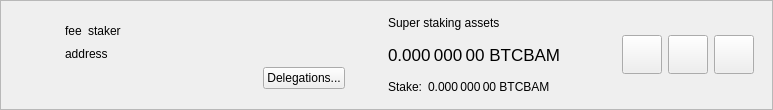
<?xml version="1.0" encoding="UTF-8"?>
<ui version="4.0">
 <class>SuperStakerItemWidget</class>
 <widget class="QWidget" name="SuperStakerItemWidget">
  <property name="geometry">
   <rect>
    <x>0</x>
    <y>0</y>
    <width>773</width>
    <height>110</height>
   </rect>
  </property>
  <property name="sizePolicy">
   <sizepolicy hsizetype="Preferred" vsizetype="Maximum">
    <horstretch>0</horstretch>
    <verstretch>0</verstretch>
   </sizepolicy>
  </property>
  <property name="windowTitle">
   <string>Form</string>
  </property>
  <layout class="QVBoxLayout" name="verticalLayout_2">
   <property name="spacing">
    <number>0</number>
   </property>
   <property name="leftMargin">
    <number>0</number>
   </property>
   <property name="topMargin">
    <number>0</number>
   </property>
   <property name="rightMargin">
    <number>0</number>
   </property>
   <property name="bottomMargin">
    <number>0</number>
   </property>
   <item>
    <widget class="QFrame" name="superStakerItemFrame">
     <property name="frameShape">
      <enum>QFrame::StyledPanel</enum>
     </property>
     <property name="frameShadow">
      <enum>QFrame::Raised</enum>
     </property>
     <layout class="QHBoxLayout" name="horizontalLayout">
      <property name="topMargin">
       <number>0</number>
      </property>
      <property name="bottomMargin">
       <number>0</number>
      </property>
      <item>
       <widget class="QLabel" name="superStakerLogo">
        <property name="sizePolicy">
         <sizepolicy hsizetype="Fixed" vsizetype="Fixed">
          <horstretch>0</horstretch>
          <verstretch>0</verstretch>
         </sizepolicy>
        </property>
        <property name="minimumSize">
         <size>
          <width>40</width>
          <height>40</height>
         </size>
        </property>
        <property name="alignment">
         <set>Qt::AlignCenter</set>
        </property>
       </widget>
      </item>
      <item>
       <widget class="QStackedWidget" name="stackedWidget">
        <property name="currentIndex">
         <number>0</number>
        </property>
        <widget class="QWidget" name="page">
         <layout class="QHBoxLayout" name="horizontalLayout_4">
          <item>
           <layout class="QHBoxLayout" name="horizontalLayout_3">
            <item>
             <layout class="QVBoxLayout" name="verticalLayout">
              <property name="rightMargin">
               <number>15</number>
              </property>
              <item>
               <spacer name="verticalSpacer_2">
                <property name="orientation">
                 <enum>Qt::Vertical</enum>
                </property>
                <property name="sizeHint" stdset="0">
                 <size>
                  <width>20</width>
                  <height>0</height>
                 </size>
                </property>
               </spacer>
              </item>
              <item alignment="Qt::AlignLeft">
               <widget class="QWidget" name="widgetSuperStaker" native="true">
                <property name="minimumSize">
                 <size>
                  <width>280</width>
                  <height>0</height>
                 </size>
                </property>
                <layout class="QHBoxLayout" name="horizontalLayout_2" stretch="0,0,1">
                 <property name="leftMargin">
                  <number>0</number>
                 </property>
                 <property name="topMargin">
                  <number>0</number>
                 </property>
                 <property name="rightMargin">
                  <number>0</number>
                 </property>
                 <property name="bottomMargin">
                  <number>0</number>
                 </property>
                 <item alignment="Qt::AlignLeft">
                  <widget class="QLabel" name="labelFee">
                   <property name="text">
                    <string>fee</string>
                   </property>
                   <property name="textInteractionFlags">
                    <set>Qt::LinksAccessibleByMouse|Qt::TextSelectableByMouse</set>
                   </property>
                  </widget>
                 </item>
                 <item alignment="Qt::AlignLeft">
                  <widget class="QLabel" name="labelStaker">
                   <property name="text">
                    <string>staker</string>
                   </property>
                   <property name="textInteractionFlags">
                    <set>Qt::LinksAccessibleByMouse|Qt::TextSelectableByMouse</set>
                   </property>
                  </widget>
                 </item>
                 <item>
                  <spacer name="horizontalSpacer">
                   <property name="orientation">
                    <enum>Qt::Horizontal</enum>
                   </property>
                   <property name="sizeType">
                    <enum>QSizePolicy::Minimum</enum>
                   </property>
                   <property name="sizeHint" stdset="0">
                    <size>
                     <width>0</width>
                     <height>20</height>
                    </size>
                   </property>
                  </spacer>
                 </item>
                </layout>
               </widget>
              </item>
              <item>
               <widget class="QLabel" name="labelAddress">
                <property name="text">
                 <string>address</string>
                </property>
                <property name="textInteractionFlags">
                 <set>Qt::LinksAccessibleByMouse|Qt::TextSelectableByMouse</set>
                </property>
               </widget>
              </item>
              <item alignment="Qt::AlignRight">
               <widget class="QPushButton" name="buttonDelegations">
                <property name="text">
                 <string>Delegations...</string>
                </property>
               </widget>
              </item>
              <item>
               <spacer name="verticalSpacer">
                <property name="orientation">
                 <enum>Qt::Vertical</enum>
                </property>
                <property name="sizeHint" stdset="0">
                 <size>
                  <width>20</width>
                  <height>0</height>
                 </size>
                </property>
               </spacer>
              </item>
             </layout>
            </item>
            <item>
             <widget class="QWidget" name="vLineAssets" native="true">
              <property name="sizePolicy">
               <sizepolicy hsizetype="Preferred" vsizetype="Preferred">
                <horstretch>0</horstretch>
                <verstretch>0</verstretch>
               </sizepolicy>
              </property>
              <property name="minimumSize">
               <size>
                <width>1</width>
                <height>0</height>
               </size>
              </property>
             </widget>
            </item>
            <item>
             <widget class="QWidget" name="widgetStakingAssets" native="true">
              <property name="sizePolicy">
               <sizepolicy hsizetype="Minimum" vsizetype="Preferred">
                <horstretch>0</horstretch>
                <verstretch>0</verstretch>
               </sizepolicy>
              </property>
              <layout class="QVBoxLayout" name="verticalLayout_3">
               <property name="leftMargin">
                <number>15</number>
               </property>
               <property name="topMargin">
                <number>0</number>
               </property>
               <property name="rightMargin">
                <number>15</number>
               </property>
               <property name="bottomMargin">
                <number>0</number>
               </property>
               <item>
                <widget class="QLabel" name="labelAssetsText">
                 <property name="text">
                  <string>Super staking assets</string>
                 </property>
                 <property name="alignment">
                  <set>Qt::AlignLeading|Qt::AlignLeft|Qt::AlignVCenter</set>
                 </property>
                </widget>
               </item>
               <item>
                <widget class="QLabel" name="labelAssets">
                 <property name="font">
                  <font>
                   <pointsize>13</pointsize>
                  </font>
                 </property>
                 <property name="cursor">
                  <cursorShape>IBeamCursor</cursorShape>
                 </property>
                 <property name="toolTip">
                  <string>Your current spendable balance</string>
                 </property>
                 <property name="text">
                  <string notr="true">0.000 000 00 BTCBAM</string>
                 </property>
                 <property name="alignment">
                  <set>Qt::AlignLeading|Qt::AlignLeft|Qt::AlignVCenter</set>
                 </property>
                 <property name="textInteractionFlags">
                  <set>Qt::LinksAccessibleByMouse|Qt::TextSelectableByMouse</set>
                 </property>
                </widget>
               </item>
               <item>
                <layout class="QHBoxLayout" name="horizontalLayout_6">
                 <property name="spacing">
                  <number>6</number>
                 </property>
                 <item>
                  <widget class="QLabel" name="labelStakeText">
                   <property name="sizePolicy">
                    <sizepolicy hsizetype="Maximum" vsizetype="Preferred">
                     <horstretch>0</horstretch>
                     <verstretch>0</verstretch>
                    </sizepolicy>
                   </property>
                   <property name="text">
                    <string>Stake:</string>
                   </property>
                   <property name="alignment">
                    <set>Qt::AlignLeading|Qt::AlignLeft|Qt::AlignVCenter</set>
                   </property>
                  </widget>
                 </item>
                 <item>
                  <widget class="QLabel" name="labelStake">
                   <property name="text">
                    <string>0.000 000 00 BTCBAM</string>
                   </property>
                   <property name="alignment">
                    <set>Qt::AlignLeading|Qt::AlignLeft|Qt::AlignVCenter</set>
                   </property>
                   <property name="textInteractionFlags">
                    <set>Qt::LinksAccessibleByMouse|Qt::TextSelectableByMouse</set>
                   </property>
                  </widget>
                 </item>
                 <item>
                  <spacer name="horizontalSpacer_4">
                   <property name="orientation">
                    <enum>Qt::Horizontal</enum>
                   </property>
                   <property name="sizeType">
                    <enum>QSizePolicy::Minimum</enum>
                   </property>
                   <property name="sizeHint" stdset="0">
                    <size>
                     <width>0</width>
                     <height>0</height>
                    </size>
                   </property>
                  </spacer>
                 </item>
                </layout>
               </item>
              </layout>
             </widget>
            </item>
            <item>
             <spacer name="horizontalSpacer_2">
              <property name="orientation">
               <enum>Qt::Horizontal</enum>
              </property>
              <property name="sizeHint" stdset="0">
               <size>
                <width>0</width>
                <height>20</height>
               </size>
              </property>
             </spacer>
            </item>
            <item>
             <widget class="QToolButton" name="buttonConfig">
              <property name="text">
               <string/>
              </property>
              <property name="iconSize">
               <size>
                <width>32</width>
                <height>32</height>
               </size>
              </property>
             </widget>
            </item>
            <item>
             <widget class="QToolButton" name="buttonSplit">
              <property name="text">
               <string/>
              </property>
              <property name="iconSize">
               <size>
                <width>32</width>
                <height>32</height>
               </size>
              </property>
             </widget>
            </item>
            <item>
             <widget class="QToolButton" name="buttonRemove">
              <property name="text">
               <string/>
              </property>
              <property name="iconSize">
               <size>
                <width>32</width>
                <height>32</height>
               </size>
              </property>
             </widget>
            </item>
           </layout>
          </item>
         </layout>
        </widget>
        <widget class="QWidget" name="page_2">
         <layout class="QHBoxLayout" name="horizontalLayout_5">
          <item>
           <widget class="QLabel" name="labelNewSuperStaker">
            <property name="text">
             <string>Add new super stakers</string>
            </property>
           </widget>
          </item>
          <item>
           <spacer name="horizontalSpacer_3">
            <property name="orientation">
             <enum>Qt::Horizontal</enum>
            </property>
            <property name="sizeHint" stdset="0">
             <size>
              <width>408</width>
              <height>20</height>
             </size>
            </property>
           </spacer>
          </item>
          <item>
           <widget class="QToolButton" name="buttonRestore">
            <property name="text">
             <string/>
            </property>
            <property name="iconSize">
             <size>
              <width>32</width>
              <height>32</height>
             </size>
            </property>
           </widget>
          </item>
          <item>
           <widget class="QToolButton" name="buttonAdd">
            <property name="text">
             <string/>
            </property>
            <property name="iconSize">
             <size>
              <width>32</width>
              <height>32</height>
             </size>
            </property>
           </widget>
          </item>
         </layout>
        </widget>
       </widget>
      </item>
     </layout>
    </widget>
   </item>
  </layout>
 </widget>
 <resources/>
 <connections/>
</ui>
